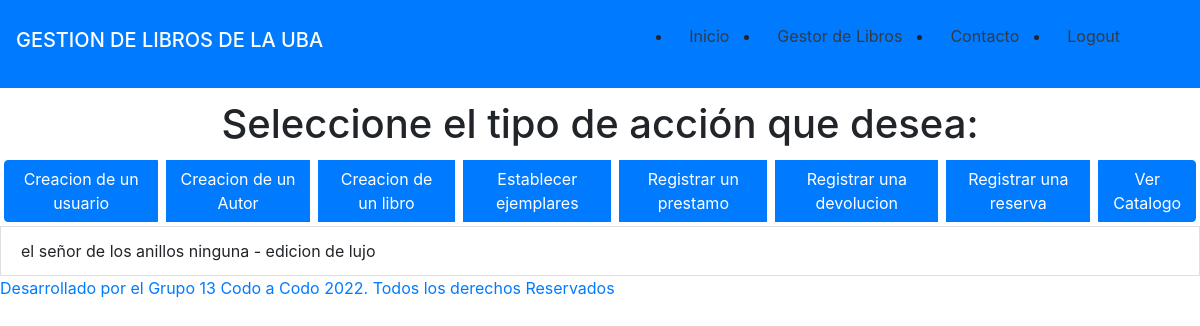
/catalogo/catalogo (signed in), run on an earlier commit of the app's database.
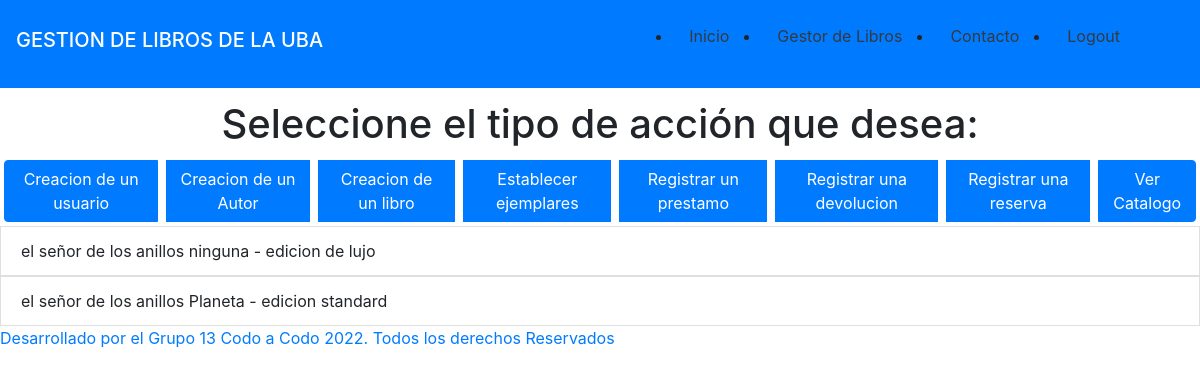
And on a later commit of the database.
### catalogo/models.py (models this page shows, shortened)
class ejemplares(models.Model):
    libro = models.ForeignKey(libros, on_delete=models.CASCADE)
    estado = models.CharField(max_length=50, verbose_name="Edición")

class libros(models.Model):
    titulo = models.CharField(max_length=50, verbose_name="Titulo")
    autor = models.ForeignKey(autores, on_delete=models.CASCADE)
    editorial = models.CharField(max_length=50, verbose_name="Editorial")
    def __str__(self):
        return self.titulo + " " + self.editorial

### catalogo/views.py (the view)
# urls.py: path('catalogo/', include('catalogo.urls')),
@login_required(login_url='/login')
def catalogo(request ):
    catalogo_gral = ejemplares.objects.all()
    if catalogo_gral is not None:
        return render(request, "catalogo/index.html", {'ejemplares': catalogo_gral})
    else:
        return render(request, "catalogo/index.html")

### templates/catalogo/index.html (shortened to what this page needs)
{% extends "base.html" %}
{% block cuerpo %}
{% if request.user.is_authenticated %}
        <h1 class="container text-center" style="margin-top:100px">Seleccione el tipo de acción que desea:</h1>
            <div class="btn-group" role="group">
                <a class="btn btn-primary m-1" href="{% url 'alta_usuario' %}">Creacion de un usuario</a>
                <a class="btn btn-primary m-1" href="{% url 'autores_alta' %}">Creacion de un Autor</a>
                <a class="btn btn-primary m-1" href="{% url 'alta_libros' %}">Creacion de un libro</a>
                <a class="btn btn-primary m-1" href="{% url 'alta_ejemplares' %}">Establecer ejemplares</a>
                <a class="btn btn-primary m-1" href="{% url 'prestamos' %}">Registrar un prestamo</a>
                <a class="btn btn-primary m-1" href="{% url 'devoluciones' %}">Registrar una devolucion</a>
                <a class="btn btn-primary m-1" href="{% url 'reservas' %}">Registrar una reserva</a>
                <a class="btn btn-primary m-1 " href="{% url 'catalogo' %}">Ver Catalogo</a>
            </div>
            {% if ejemplares %}
                {% for libro in ejemplares %}
                    <li class="list-group-item">{{libro.libro}} - {{libro.estado}}</li>
                {% endfor %}
        {% endif %}
{% else %}
            <h3 class="container text-center" style="margin-top:100px">Debes estas logeado para acceder a este contenido</h3>
{% endif %}
{% endblock cuerpo %}

What changed in the data, as far as the page shows it:
added ejemplares: libro "el señor de los anillos Planeta", estado "edicion standard"
